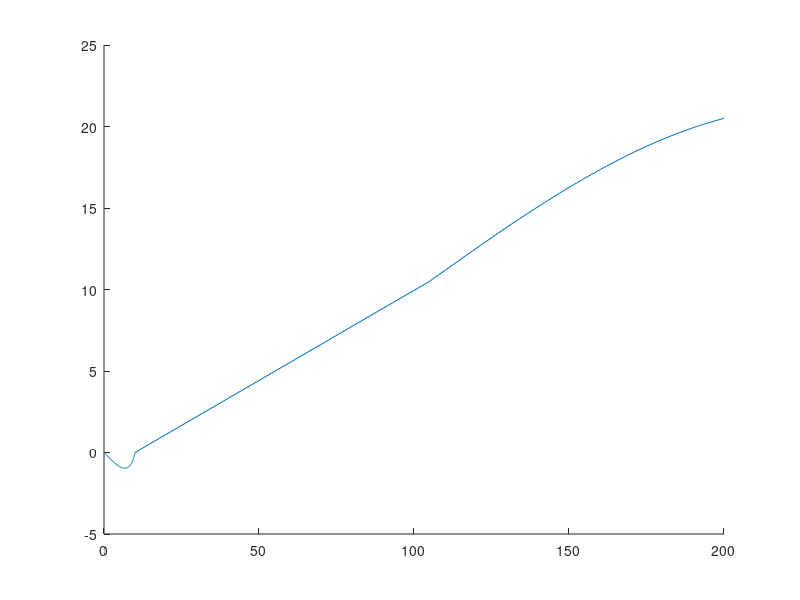

Reproduce this figure in MATLAB.
REF_PATH_Xa = [-0.0025 0.0025 0];
REF_PATH_Xb = [0 -0.075 0];
REF_PATH_Xc = [1.25 10 -0.25];
REF_PATH_Xd = [0 10 10];
REF_PATH_Ya = [0.0025 -0.0025 0];
REF_PATH_Yb = [0 0.075 0];
REF_PATH_Yc = [-0.25 0.5 1.25];
REF_PATH_Yd = [0 0.5 10];

x=[];
y=[];
k=1;
for i=0:0.1:10
   x(k) = REF_PATH_Xa(1)*i^3 +REF_PATH_Xb(1)*i^2+REF_PATH_Xc(1)*i+REF_PATH_Xd(1); 
   y(k) = REF_PATH_Ya(1)*i^3 +REF_PATH_Yb(1)*i^2+REF_PATH_Yc(1)*i+REF_PATH_Yd(1); 
   k=k+1;
end
for i=10:0.1:20
   x(k) = REF_PATH_Xa(2)*i^3 +REF_PATH_Xb(2)*i^2+REF_PATH_Xc(2)*i+REF_PATH_Xd(2); 
   y(k) = REF_PATH_Ya(2)*i^3 +REF_PATH_Yb(2)*i^2+REF_PATH_Yc(2)*i+REF_PATH_Yd(2); 
   k=k+1;
end
figure;
hold on;
plot(x,y);

s=[0 10 20];
x_spline=[0 10 10];
y_spline =[0 0 10];
Sx=spline(s,x_spline)
Sy=spline(s,y_spline)